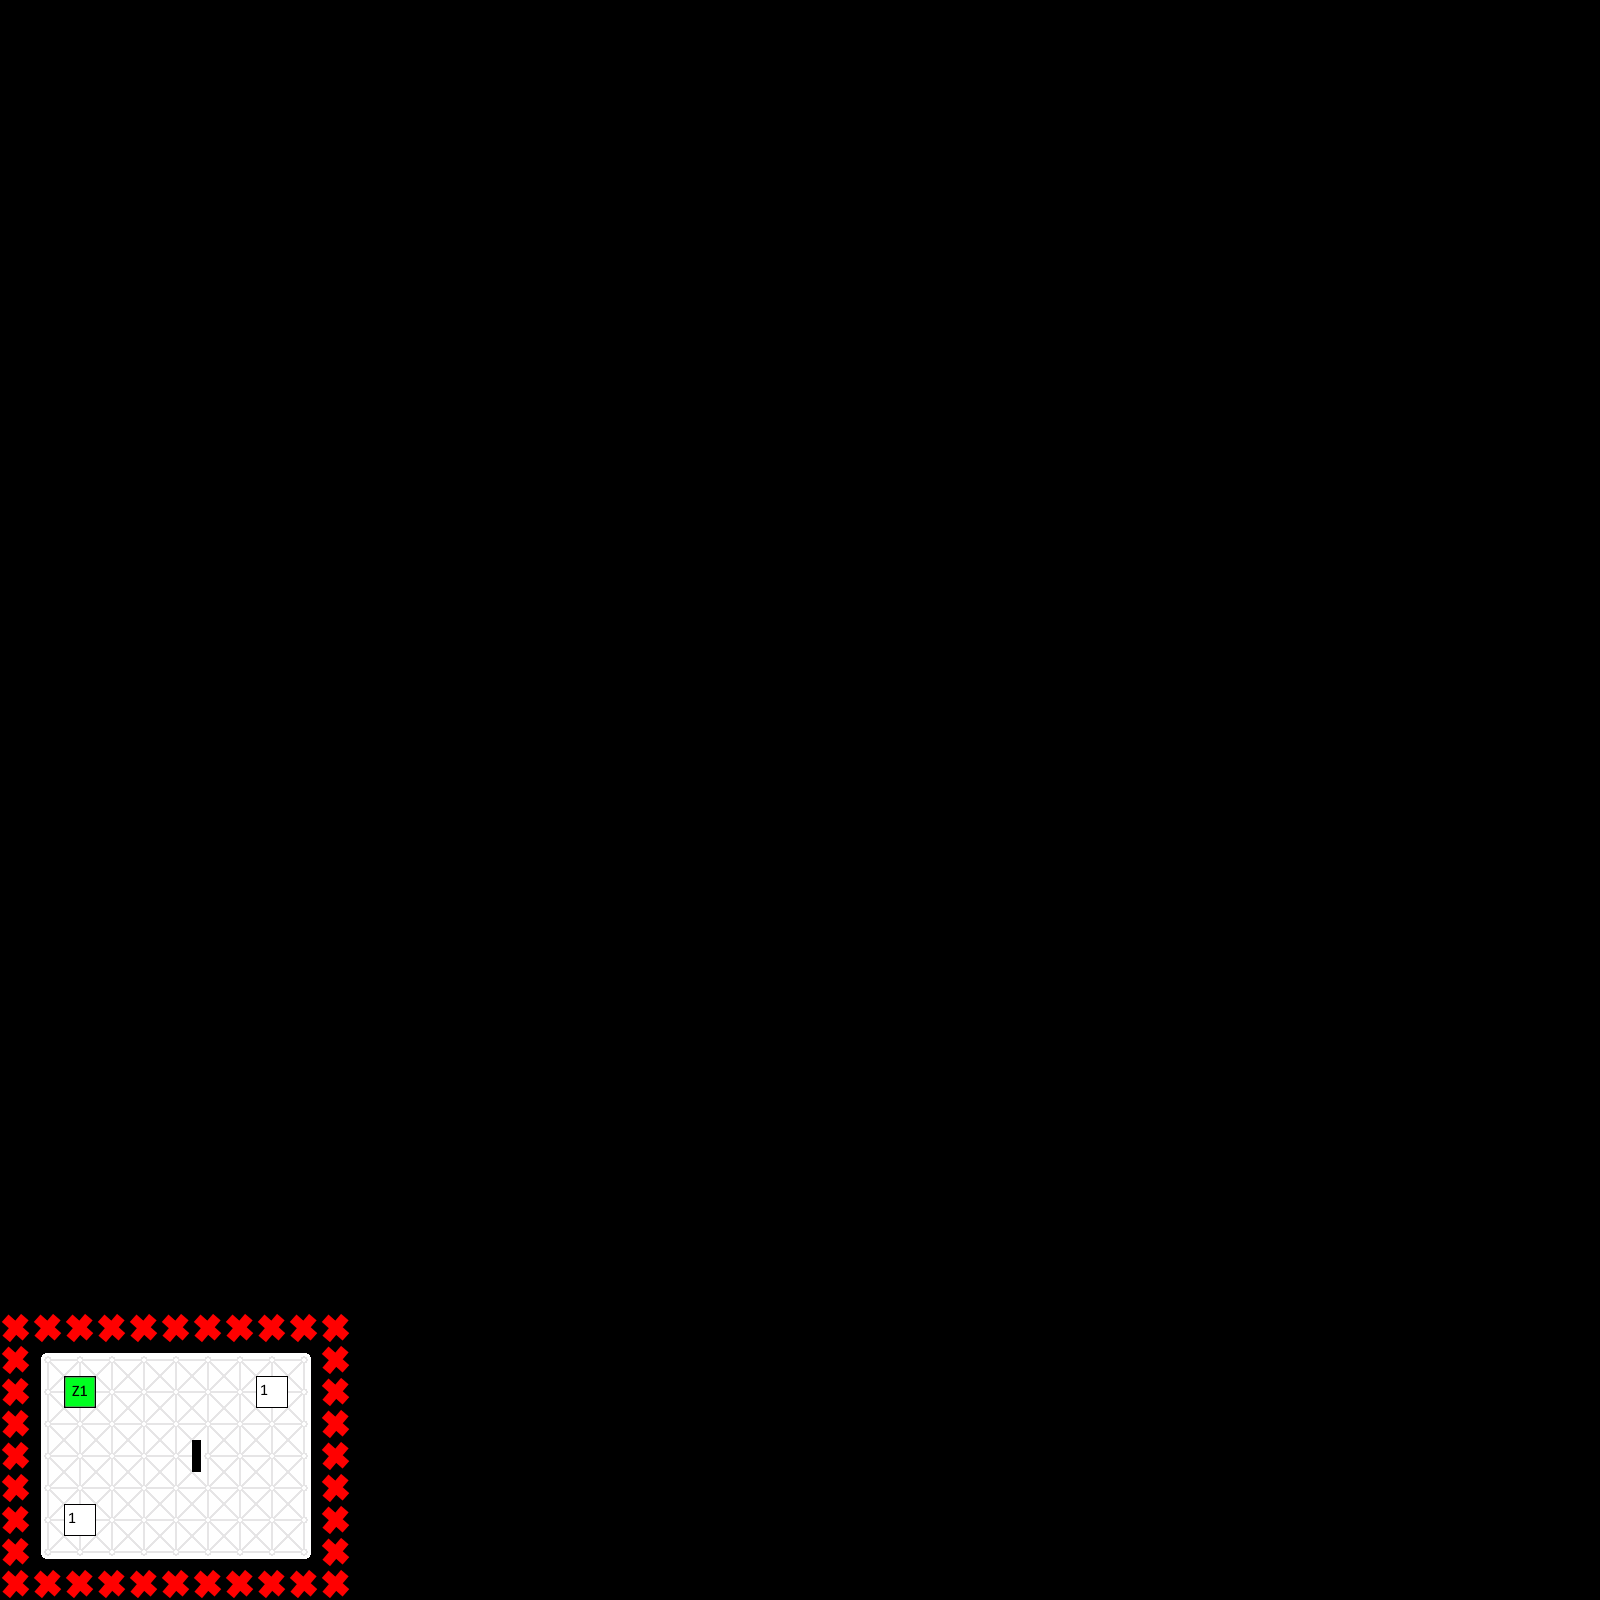

Tiled map render using the project's own tile images. Description and the map definition, with tile-layer contents summarised, below:
An orthogonal 50x50 tile map with 32x32 px tiles, 4 tile layers (layout-layer, spawn-layer, room-index-layer, player-spawn-layer), 3 tilesets.

<map version="1.2" tiledversion="1.2.1" orientation="orthogonal" renderorder="right-down" width="50" height="50" tilewidth="32" tileheight="32" infinite="0" nextlayerid="5" nextobjectid="1">
 <tileset firstgid="1" name="SpawnPointTileset" tilewidth="32" tileheight="32" tilecount="28" columns="4">
  <image source="SpawnPointTileset.png" trans="ff00ff" width="128" height="224" />
 </tileset>
 <tileset firstgid="29" name="test set" tilewidth="32" tileheight="32" tilecount="240" columns="16">
  <image source="test set.png" trans="ff00ff" width="512" height="480" />
 </tileset>
 <tileset firstgid="269" name="indexTileset" tilewidth="32" tileheight="32" tilecount="16" columns="4">
  <image source="indexTileset.png" trans="ff00ff" width="128" height="128" />
 </tileset>
 <layer id="1" name="layout-layer" width="50" height="50">
  <data>[2500 cells, 63 non-empty, 10 distinct tile ids]</data>
 </layer>
 <layer id="2" name="spawn-layer" width="50" height="50">
  <data>[2500 cells, 39 non-empty, 4 distinct tile ids]</data>
 </layer>
 <layer id="3" name="room-index-layer" width="50" height="50">
  <data>[2500 cells, 1 non-empty, 1 distinct tile ids]</data>
 </layer>
 <layer id="4" name="player-spawn-layer" width="50" height="50">
  <data>[2500 cells, 2 non-empty, 1 distinct tile ids]</data>
 </layer>
</map>
